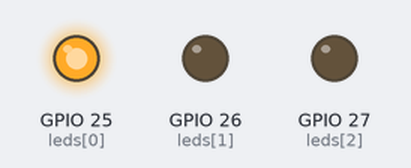
Recording of a sketch running on a simulated ESP32. On the bench: output pins drawn as LEDs (lit = HIGH).

Above: at 0.07 s.
At 1.12 s:
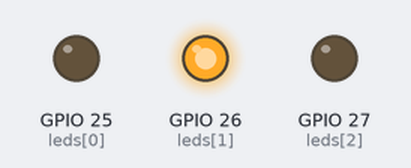
At 2.62 s:
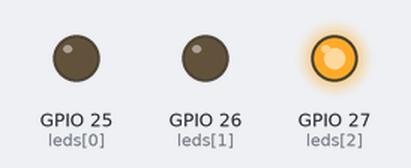
Timing chart, 0 to 3.0 s (numbered marks = the images above):
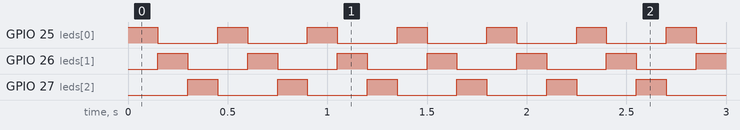

The sketch:

L02_Chase.ino
```cpp
// Lesson 2: Light chase
// Same wiring. A light runs along the LEDs.

int leds[] = {25, 26, 27};
int speed = 150;

void setup() {
  for (int i = 0; i < 3; i++) {
    pinMode(leds[i], OUTPUT);
  }
}

void loop() {
  for (int i = 0; i < 3; i++) {
    digitalWrite(leds[i], HIGH);
    delay(speed);
    digitalWrite(leds[i], LOW);
  }
}
```

Measured:
- by itself, GPIO 25 (leds[0]), GPIO 26 (leds[1]), GPIO 27 (leds[2]): alternates HIGH for 0.15 s and LOW for 0.30 s
- by itself, everything shown: repeats every 0.45 s, in 3 steps
